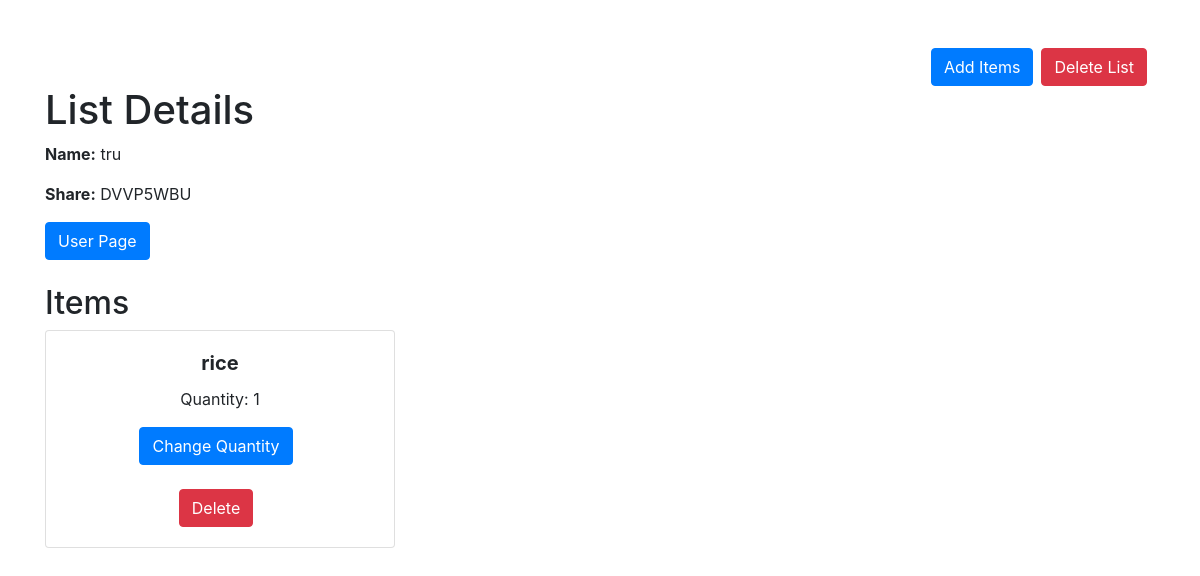
/list_page?key=DVVP5WBU (signed in), run on the app's committed database.
### tables this page shows
CREATE TABLE List (
    id INTEGER PRIMARY KEY,
    name TEXT,
    shared INTEGER DEFAULT 0,
    password TEXT UNIQUE
);

CREATE TABLE Item (
    id INTEGER PRIMARY KEY,
    name TEXT,
    list_key INTEGER,
    quantity INTEGER,
    FOREIGN KEY (list_key) REFERENCES List(password) ON DELETE CASCADE
);

### client.py (the view)
@app.route('/list_page', methods=['GET'])
def list_page():
    list_key = request.args.get('key')
    try:
        cursor = get_cursor()
        cursor.execute("SELECT name,password,shared FROM List where password = ?",(list_key,))
        currentList = cursor.fetchone()
        cursor.execute("SELECT * FROM Item where list_key = ? AND quantity > 0",(list_key,))
        items = cursor.fetchall()
    finally:
        cursor.close()
    message = session.pop('message', '')
    return render_template('list_page.html',list=currentList,message=message,items=items)

### client.py (called while the page is built)
def get_db():
    db = getattr(g, '_database', None)
    if db is None:
        db = g._database = sqlite3.connect(DATABASE_FILE)
    return db

def get_cursor():
    return get_db().cursor()

### templates/list_page.html (shortened to what this page needs)
<!DOCTYPE html>
<html lang="en">
<head>
    <link rel="stylesheet" href="https://maxcdn.bootstrapcdn.com/bootstrap/4.5.2/css/bootstrap.min.css">
</head>
<body>
    <div class="container mt-5">
    <div class="d-flex justify-content-end mt-3">
    	<a href="{{ url_for('add_item_page', key=list[1]) }}" class="btn btn-primary mr-2">Add Items</a>
	<form method="POST" action="/deleteList">
	    <button type="submit" class="btn btn-danger mr-2">Delete List</button>
	</form>
    </div>
        <h1>List Details</h1>
        <p id="nameParagraph"><strong>Name:</strong> {{ list[0] }}</p>
        {% if list[2] == 1 %}
	    <p><strong>Share:</strong> {{ list[1] }}</p>
	{% else %}
	    <p><strong>List has not been shared</strong></p>
	{% endif %}
        <a href="{{ url_for('user_page') }}" class="btn btn-primary">User Page</a>
        <div class="mt-4">
        <h2>Items</h2>
        <div class="row">
            {% for item in items %}
                <div class="col-md-4 mb-4">
                    <div class="card">
                        <div class="card-body text-center">
                            <h5 class="card-title"><strong>{{ item[1] }}</strong></h5>
                            <p class="card-text">Quantity: {{ item[3] }}</p>
                            <button class="btn btn-primary mr-2 mb-4" onclick="showUpdateForm(this)">Change Quantity</button>
                            <form method="POST" action="/delete_item">
                                <button type="submit" class="btn btn-danger mr-2">Delete</button>
                            </form>
                        </div>
                    </div>
                </div>
            {% endfor %}
        </div>
    </div>
    </div>
</body>
</html>

### data on the page
List: name "tru", password "DVVP5WBU"
Item: name "rice", quantity "1"
